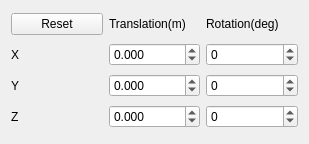
<?xml version="1.0" encoding="UTF-8"?>
<ui version="4.0">
 <class>TransformationWidget</class>
 <widget class="QWidget" name="TransformationWidget">
  <property name="geometry">
   <rect>
    <x>0</x>
    <y>0</y>
    <width>309</width>
    <height>144</height>
   </rect>
  </property>
  <property name="windowTitle">
   <string>Form</string>
  </property>
  <layout class="QGridLayout" name="gridLayout">
   <item row="0" column="1">
    <widget class="QLabel" name="label">
     <property name="text">
      <string>Translation(m)</string>
     </property>
    </widget>
   </item>
   <item row="0" column="2">
    <widget class="QLabel" name="label_2">
     <property name="text">
      <string>Rotation(deg)</string>
     </property>
    </widget>
   </item>
   <item row="0" column="0">
    <widget class="QPushButton" name="pushButton_reset">
     <property name="text">
      <string>Reset</string>
     </property>
    </widget>
   </item>
   <item row="1" column="0">
    <widget class="QLabel" name="label_3">
     <property name="text">
      <string>X</string>
     </property>
    </widget>
   </item>
   <item row="2" column="0">
    <widget class="QLabel" name="label_4">
     <property name="text">
      <string>Y</string>
     </property>
    </widget>
   </item>
   <item row="3" column="0">
    <widget class="QLabel" name="label_5">
     <property name="text">
      <string>Z</string>
     </property>
    </widget>
   </item>
   <item row="1" column="1">
    <widget class="QDoubleSpinBox" name="TranslationX">
     <property name="decimals">
      <number>3</number>
     </property>
     <property name="minimum">
      <double>-10.000000000000000</double>
     </property>
     <property name="maximum">
      <double>10.000000000000000</double>
     </property>
     <property name="singleStep">
      <double>0.010000000000000</double>
     </property>
     <property name="value">
      <double>0.000000000000000</double>
     </property>
    </widget>
   </item>
   <item row="1" column="2">
    <widget class="QDoubleSpinBox" name="RotationX">
     <property name="decimals">
      <number>0</number>
     </property>
     <property name="minimum">
      <double>-180.000000000000000</double>
     </property>
     <property name="maximum">
      <double>180.000000000000000</double>
     </property>
     <property name="singleStep">
      <double>1.000000000000000</double>
     </property>
     <property name="value">
      <double>0.000000000000000</double>
     </property>
    </widget>
   </item>
   <item row="2" column="1">
    <widget class="QDoubleSpinBox" name="TranslationY">
     <property name="decimals">
      <number>3</number>
     </property>
     <property name="minimum">
      <double>-10.000000000000000</double>
     </property>
     <property name="maximum">
      <double>10.000000000000000</double>
     </property>
     <property name="singleStep">
      <double>0.010000000000000</double>
     </property>
     <property name="value">
      <double>0.000000000000000</double>
     </property>
    </widget>
   </item>
   <item row="3" column="1">
    <widget class="QDoubleSpinBox" name="TranslationZ">
     <property name="decimals">
      <number>3</number>
     </property>
     <property name="minimum">
      <double>-10.000000000000000</double>
     </property>
     <property name="maximum">
      <double>10.000000000000000</double>
     </property>
     <property name="singleStep">
      <double>0.010000000000000</double>
     </property>
     <property name="value">
      <double>0.000000000000000</double>
     </property>
    </widget>
   </item>
   <item row="2" column="2">
    <widget class="QDoubleSpinBox" name="RotationY">
     <property name="decimals">
      <number>0</number>
     </property>
     <property name="minimum">
      <double>-180.000000000000000</double>
     </property>
     <property name="maximum">
      <double>180.000000000000000</double>
     </property>
     <property name="singleStep">
      <double>1.000000000000000</double>
     </property>
     <property name="value">
      <double>0.000000000000000</double>
     </property>
    </widget>
   </item>
   <item row="3" column="2">
    <widget class="QDoubleSpinBox" name="RotationZ">
     <property name="decimals">
      <number>0</number>
     </property>
     <property name="minimum">
      <double>-180.000000000000000</double>
     </property>
     <property name="maximum">
      <double>180.000000000000000</double>
     </property>
     <property name="singleStep">
      <double>1.000000000000000</double>
     </property>
     <property name="value">
      <double>0.000000000000000</double>
     </property>
    </widget>
   </item>
  </layout>
 </widget>
 <resources/>
 <connections/>
</ui>
